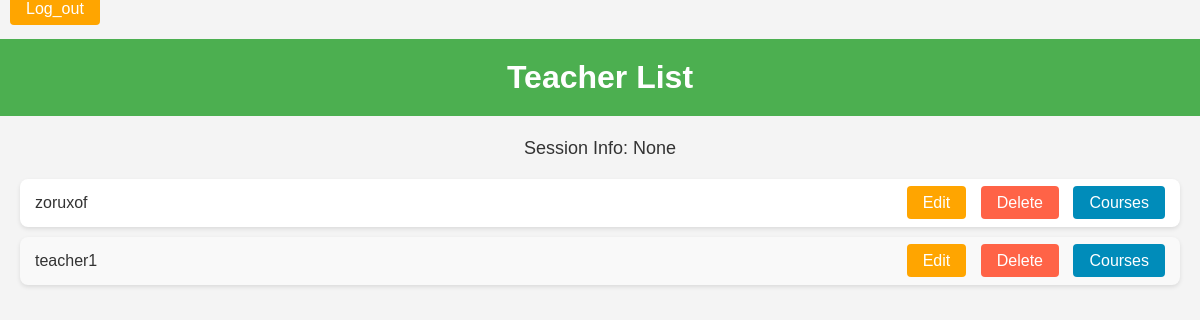
The page /show_teacher/ on the database as committed earlier.
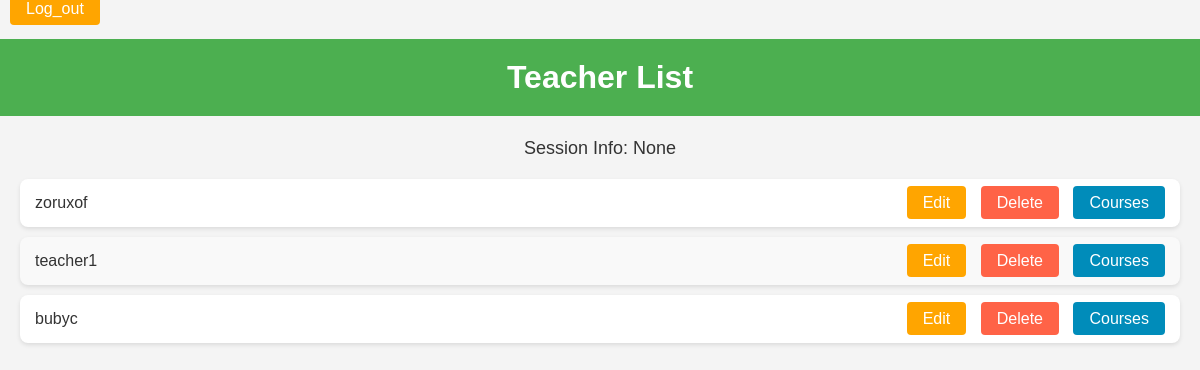
The same page on the database as committed later.
### teacher/models.py (models this page shows)
class Teacher_models(models.Model):
    user = models.OneToOneField(User_Model , on_delete = models.CASCADE , related_name= 'teacher_models_FK')
    Teacher_name = models.CharField(max_length = 255)
    course = models.ManyToManyField(Course_models , related_name = 'course_models_FK' , null= True , blank = True)
    Tdeleted = models.BooleanField(default = False)
    class Meta:
        db_table = 'teacher'

### teacher/views.py (the view)
# urls.py: path('show_teacher/',show_teacher , name = 'ShowTeacher'),
def show_teacher(request):
    teacher_obj = Teacher_models.objects.all()
    teacher_session = request.session.get('student')
    context = {
        'teacher_obj' : teacher_obj,
        'teacher_session':teacher_session
    }
    return render(request , 'show_teacher.html',context)

### templates/show_teacher.html (shortened to what this page needs)
<!DOCTYPE html>
<html lang="en">
<head>
</head>
<body>
    <a href="http://127.0.0.1:8000/logout/" class="btn btn-edit">Log_out</a>
<h1>Teacher List</h1>
<p>Session Info: {{ teacher_session }}</p>
<ul>
    {% for teacher in teacher_obj %}
    <li>
        <span>{{ teacher.Teacher_name }}</span>
        <div>
            <a href="{% url 'edit_teacher' teacher.id %}" class="btn btn-edit">Edit</a>
            <a href="{% url 'delete_teacher' teacher.id %}" class="btn btn-delete" onclick="return confirm('Are you sure you want to delete this teacher?')">Delete</a>
            <a href="{% url 'teacher_courses' teacher.id %}" class="btn btn-courses">Courses</a>
        </div>
    </li>
    {% empty %}
    <p class="empty-message">No Teacher Found</p>
    {% endfor %}
</ul>
</body>
</html>

Rows that differ between the two databases and show on the page:
added Teacher_models: Teacher_name "bubyc"
